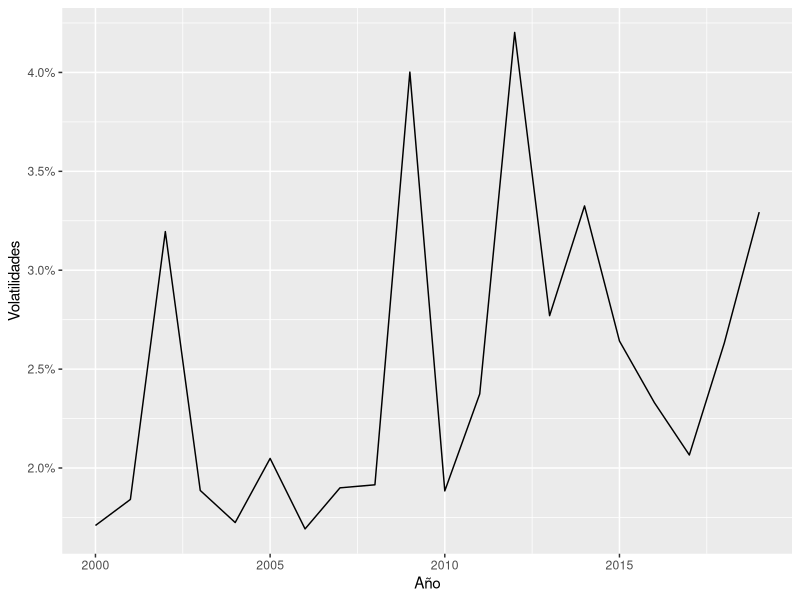
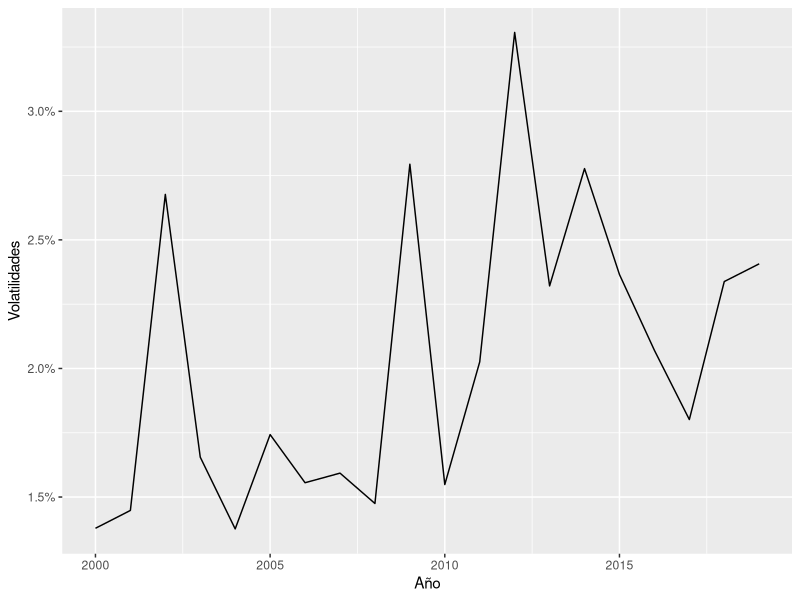
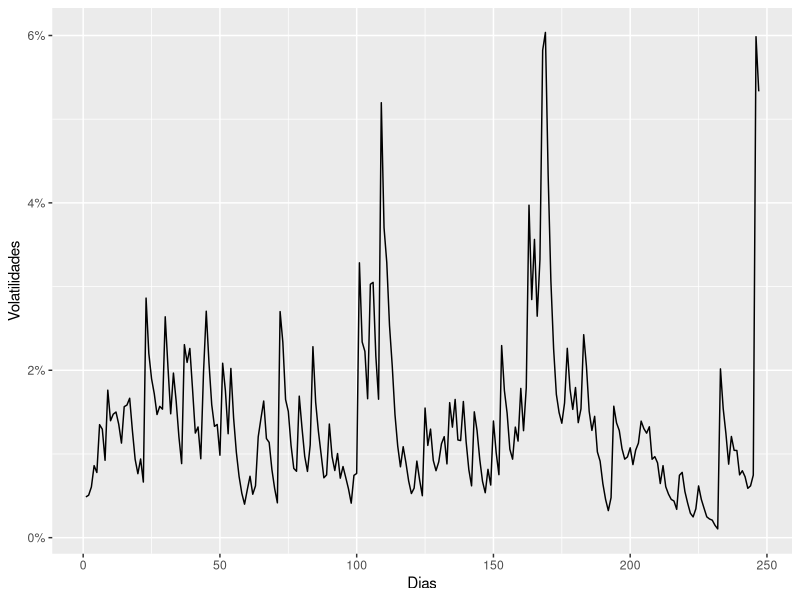

These charts were generated, in order, by the following R code:
## ---- chunk 1
knitr::opts_chunk$set(echo = TRUE)
## ---- chunk 2
rm(list=ls())
library(ggplot2)
## ---- chunk 3
# La siguiente función devuelve el retorno diario (o mensual)
# dependiendo de los datos price del data.frame
# Asume que los datos tienen una categoría Price y una categoría Año
retornos_año=function(datos,año){
  retornos=c()
  for(i in 2:length(datos$Price[datos$Año==año])){
    R_i=(datos$Price[datos$Año==año][i]-
           datos$Price[datos$Año==año][i-1])/
      datos$Price[datos$Año==año][i-1]
    retornos=c(retornos,R_i)
  }
  retornos
}
## ---- chunk 4
# Definimos el método de volatilidad cte a partir de los retornos
vol_cte=function(retornos){
  sqrt(mean(retornos^2))
}
## ---- chunk 5
vol_ARCH=function(retornos,n,alpha,sigma_medio){
  sqrt(alpha*sigma_medio^2+(1-alpha)*mean(retornos[1:n]^2))
}
## ---- chunk 6
# Definimos el método de Exponentially weighted moving average
# Supongo que retornos son los retornos diarios de todos los años 
# i.e. los retornos diarios históricos, no divido por año.
# modo=='media' devuelvo la media de las vol
# modo=='vol' devuelvo la tira de volatilidades, con \vol\=\retornos\
vol_EWMA=function(retornos,lambda,modo){
  vol=c()
  n=length(retornos)
  for(i in 1:n){
    # una forma
    vol[i]=sqrt((1-lambda)*sum(retornos[1:i]^2*lambda^((i-1):0)))
    # otra
    # vol[i]=(1-lambda)*sum(retornos[n:1]^2*lambda^(i))
  }
  # devuelvo el promedio de las volatilidades calculadas
  if(modo=='media'){mean(vol)}else if(modo=='vol'){vol}else{'Ingrese el modo'}
}
## ---- chunk 7
vol_GARCH=function(retornos,n,alpha,lambda,sigma_medio){
  # primero creo un vector de lambdas para la sumatoria
  sqrt(alpha*sigma_medio^2+
         (1-alpha)*(1-lambda)*sum(retornos[n:1]^2*lambda^(0:(n-1))))
}
## ---- chunk 8
vol_cc=function(datos_C,n){
  # m=length(datos_C)
  # n <= length(datos_C)
  sqrt(mean((log(datos_C[2:n])-log(datos_C[1:(n-1)]))^2))
}
vol_acc=function(datos_C,n){
  sqrt(
    (1/(n-1)) * 
      ( sum( ( log(datos_C[2:n])-log(datos_C[1:(n-1)]) )^2 )-
         ( log(datos_C[n])-log(datos_C[1]) )^2/(n*(n-1)) )
       )
}
## ---- chunk 9
vol_p=function(datos_H,datos_L,n){
  sqrt( 
    1/(4*n*log(2)) * sum(log(datos_H/datos_L)^2)
    )
}
## ---- chunk 10
vol_gk=function(datos_C,datos_O,datos_H,datos_L,n){
  sqrt(
    mean(
      0.511*(log(datos_H)-log(datos_L))^2
      -0.019*(log(datos_C)-log(datos_O))*
        (log(datos_H)*log(datos_L)-log(datos_O)^2)
      -2*(log(datos_H)-log(datos_O))*(log(datos_L)-log(datos_O))
    )
  )
}
## ---- chunk 11
vol_rs=function(datos_C,datos_O,datos_H,datos_L,n){
  sqrt(
    mean(
      (log(datos_H)-log(datos_C))*(log(datos_H)-log(datos_O))
      +(log(datos_L)-log(datos_C))*(log(datos_L)-log(datos_O))
    )
  )
}
## ---- chunk 12
datos_YPF=read.csv('YPF Historical Data.csv',header=TRUE)
datos_BRKb=read.csv('BRKb Historical Data.csv',header=TRUE)
## ---- chunk 13
# Revierto el orden para acomodar las fechas
datos_YPF=datos_YPF[dim(datos_YPF)[1]:1,]
# Creemos una categoría Año y organicemosla
datos_YPF$Año=rep(0,dim(datos_YPF)[1])
for(i in 1:length(datos_YPF$Date)){
  for(j in 2000:2019){
    if(grepl(j, datos_YPF$Date[i], fixed = TRUE))
      {datos_YPF$Año[i]=j}
  }
}
## ---- chunk 14
años=2000:2019
volatilidades=c()
for(i in años){
  volatilidades=c(volatilidades,vol_cte(retornos_año(datos_YPF,i)))
}
datos_plot=data.frame(cbind(volatilidades,años))
names(datos_plot)=c('Volatilidades','Año')
ggplot(datos_plot,aes(x=Año,y=Volatilidades))+
  geom_line()+
  scale_y_continuous(labels = scales::percent)
## ---- chunk 15
años=2000:2019
volatilidades=c()
for(i in años){
  volatilidades=c(volatilidades,vol_EWMA(retornos_año(datos_YPF,i),0.5,'media'))
}
datos_plot=data.frame(cbind(volatilidades,años))
names(datos_plot)=c('Volatilidades','Año')
ggplot(datos_plot,aes(x=Año,y=Volatilidades))+
  geom_line()+
  scale_y_continuous(labels = scales::percent)
## ---- chunk 16
retornos=retornos_año(datos_YPF,2000)
datos_plot=data.frame(cbind('Volatilidades'=vol_EWMA(retornos,0.5,'vol'),
                            'Dias'=1:length(retornos)))
ggplot(datos_plot,aes(x=Dias,y=Volatilidades))+
  geom_line()+
  scale_y_continuous(labels = scales::percent)
